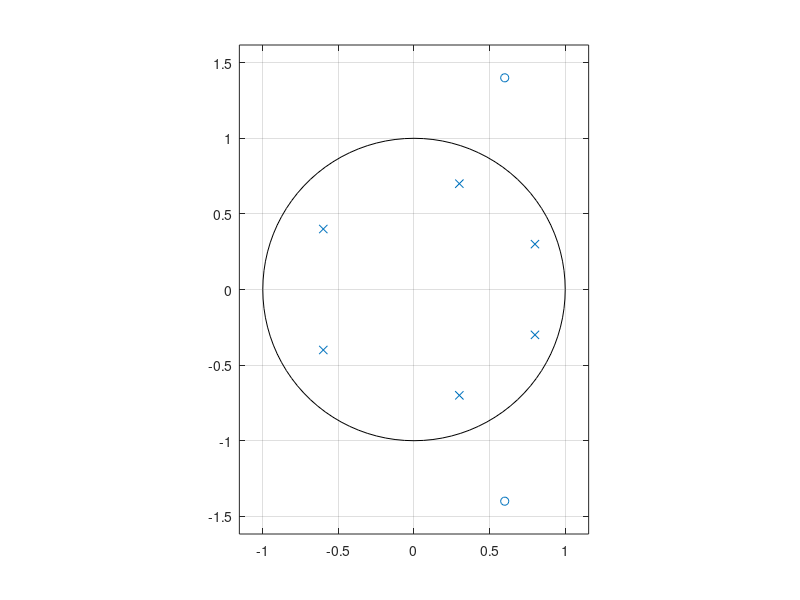
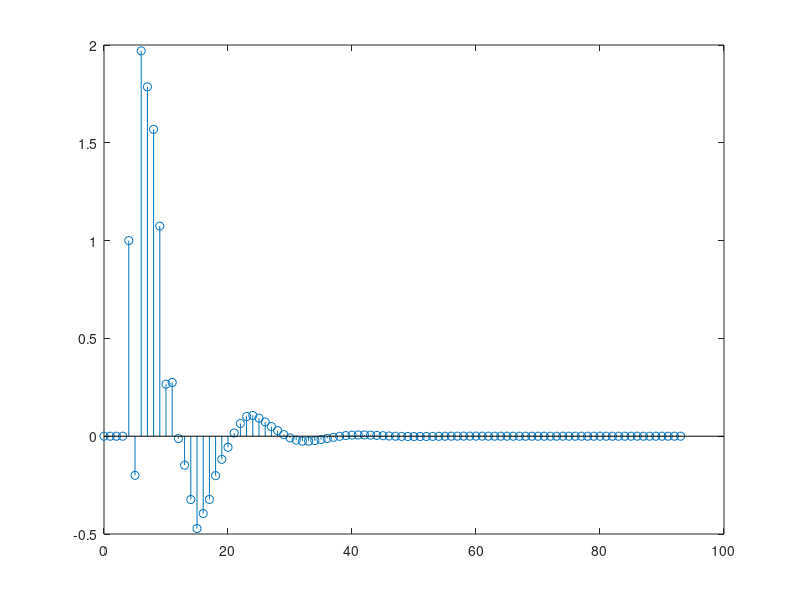

MATLAB code to generate these figures, in order: (Note: this script raises an error after producing the figures.)
p=[0.8+0.3i;0.8-0.3i;-0.6+0.4i;-0.6-0.4i;0.3+0.7i;0.3-0.7i];
z=[0.6+1.4i;0.6-1.4i]; %orismos thesis polwn kai midenikwn
k=1;
[b,a]=zp2tf(z,p,k);
figure0=figure('Name','Z-PLANE','NumberTitle','off');

zplane(z,p)
pause
print -djpeg 21-Z-PLANE.jpg
close all;
figure1=figure('Name','kroustikh','NumberTitle','off');

%kroustikh
[h1,t1]=impz(b,a);
stem(t1,h1)

print -djpeg 21-kroustikh_apokrish.jpg
pause
close all;
figure2=figure('Name','bhmatikh apokrish','NumberTitle','off');
%bhmatikh apokrish
[h2,t2]=stepz(b,a);
stem(t2,h2)

print -djpeg 22-bhmatikh_apokrish.jpg
pause
close all;


figure3=figure('Name','apokrish platous','NumberTitle','off');
%apokrish platous

[h3,w]=freqz(b,a,1000);

plot(w,abs(h3))
print -djpeg 23-apokrish_platous.jpg
pause
close all;

figure4=figure('Name','diegersh me tuxaio','NumberTitle','off');
r=rand(1000,1);
plot(conv(r,h1),'color','red')

print -djpeg 24-diegersh_me_tuxaio_shma.jpg
pause
close all;
figure5=figure('Name','diegersh me palmoseira','NumberTitle','off');
pulse=gensig('square',50,1000,1);
answer=conv(pulse,h1);
stem(answer(1:220),'color','red') %den plottaroume ola ta shmeia para mono treis periodous sthn eksodo

print -djpeg 25-diegersh_me_palmoseira.jpg
pause
close all;
p1=[0.8+0.3i;0.8-0.3i;-0.6+0.4i;-0.6-0.4i];
p2=[0.3+0.7i;0.3-0.7i];
z2=z;

figure6=figure('Name','metakinhsh polwn','NumberTitle','off');
while(abs(p2(1))<abs(z2(2)))
%    for i = 1:12
%    subplot(3,4,i);
    a=real(p2(1));
    b=imag(p2(1));
    p2(1)=complex((a+0.01),(b*(a+0.01)/a));
    p2(2)=complex((a+0.01),-(b*(a+0.01)/a));
    c=real(z2(1));
    d=imag(z2(1));
    z2(1)=complex((c-0.01),(d*(c-0.01)/c));
    z2(2)=complex((c-0.01),-(d*(c-0.01)/c));
    [beta,alpha]=zp2tf(z2,[p1;p2],k);
    [h4,w4]=freqz(beta,alpha,1000);
    plot(w4,abs(h4))
    zerostring=[' ';' '];
    title([num2str(p2),zerostring,num2str(z2)])

    pause
%   end
end
print -djpeg 26-metakinoumenoi_poloi_last_frame.jpg

close all;


p1=[0.8+0.3i;0.8-0.3i;-0.6+0.4i;-0.6-0.4i];
p2=[0.3+0.7i;0.3-0.7i];
z2=z;

figure7=figure('Name','metakinhsh polwn2','NumberTitle','off');
while(abs(p2(1))<1) %abs(z2(2)))	%bima 0,01 gia to a kai  
    for i = 1:12					%(b/a)*(a+0,01) gia to b
    subplot(3,4,i);  				%gia na parameinoun stin idia eu8eia
    a=real(p2(1));
    b=imag(p2(1));
    p2(1)=complex((a+0.01),(b*(a+0.01)/a));
    p2(2)=complex((a+0.01),-(b*(a+0.01)/a));
    c=real(z2(1));
    d=imag(z2(1));
    z2(1)=complex((c-0.01),(d*(c-0.01)/c));
    z2(2)=complex((c-0.01),-(d*(c-0.01)/c));
    [beta,alpha]=zp2tf(z2,[p1;p2],k);
    [h4,w4]=freqz(beta,alpha,1000);
    plot(w,abs(h4))
    zerostring=[' ';' '];
    title([num2str(p2,3),zerostring,num2str(z2,3)])
    
   end
end
print -djpeg 26-metakinoumenoi_poloi.jpg

pause
close all;
